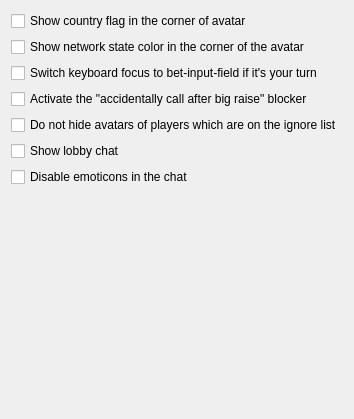
           <widget class="QWidget" name="tab_8">
            <attribute name="title">
             <string>Network / Internet Game</string>
            </attribute>
            <layout class="QGridLayout" name="gridLayout_3">
             <item row="7" column="1">
              <spacer name="verticalSpacer_9">
               <property name="orientation">
                <enum>Qt::Vertical</enum>
               </property>
               <property name="sizeHint" stdset="0">
                <size>
                 <width>20</width>
                 <height>221</height>
                </size>
               </property>
              </spacer>
             </item>
             <item row="0" column="0">
              <widget class="QCheckBox" name="checkBox_showCountryFlagInAvatar">
               <property name="text">
                <string>Show country flag in the corner of avatar</string>
               </property>
              </widget>
             </item>
             <item row="5" column="0" colspan="2">
              <widget class="QCheckBox" name="checkBox_UseLobbyChat">
               <property name="text">
                <string>Show lobby chat</string>
               </property>
              </widget>
             </item>
             <item row="2" column="0" colspan="2">
              <widget class="QCheckBox" name="checkBox_enableBetInputFocusSwitch">
               <property name="text">
                <string>Switch keyboard focus to bet-input-field if it's your turn</string>
               </property>
              </widget>
             </item>
             <item row="3" column="0" colspan="2">
              <widget class="QCheckBox" name="checkBox_enableAccidentallyCallBlocker">
               <property name="text">
                <string>Activate the &quot;accidentally call after big raise&quot; blocker</string>
               </property>
              </widget>
             </item>
             <item row="4" column="0" colspan="2">
              <widget class="QCheckBox" name="checkBox_dontHideAvatarsOfIgnored">
               <property name="text">
                <string>Do not hide avatars of players which are on the ignore list</string>
               </property>
              </widget>
             </item>
             <item row="6" column="0">
              <widget class="QCheckBox" name="checkBox_disableChatEmoticons">
               <property name="text">
                <string>Disable emoticons in the chat</string>
               </property>
              </widget>
             </item>
             <item row="1" column="0">
              <widget class="QCheckBox" name="checkBox_showPingStateInAvatar">
               <property name="text">
                <string>Show network state color in the corner of the avatar</string>
               </property>
              </widget>
             </item>
            </layout>
           </widget>
